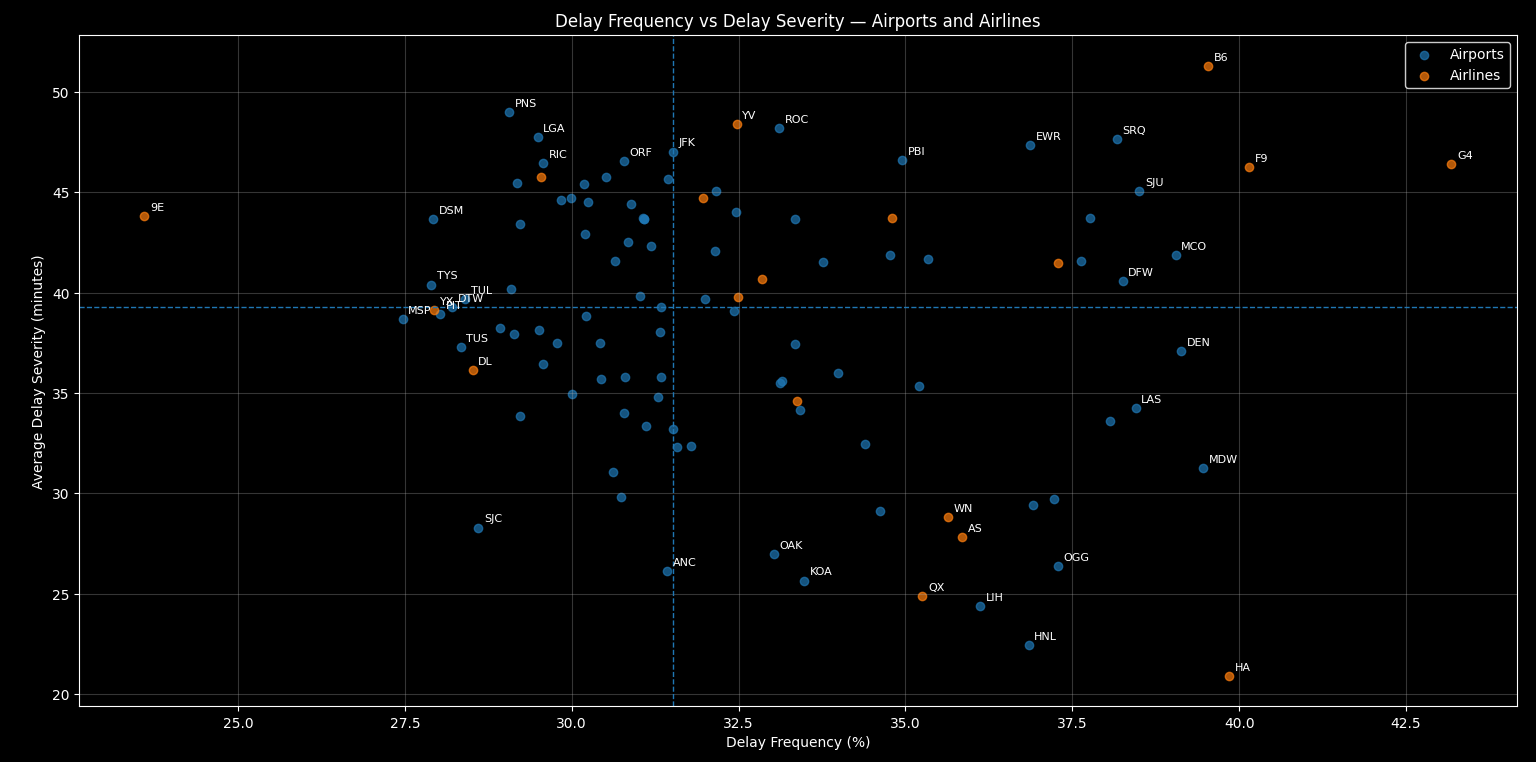

The script that drew this image:
import pandas as pd
import matplotlib.pyplot as plt
from sqlalchemy import create_engine

# ------------------------------------------------------------
# 1) Database connection (PostgreSQL)
# ------------------------------------------------------------

engine = create_engine(
    "postgresql://postgres:1234@localhost:5432/us_flights_analysis"
)

# ------------------------------------------------------------
# 2) Query — Frequency vs Severity (canonical, filtered)
# ------------------------------------------------------------

query = """
WITH frequency AS (
    SELECT
        entity_type,
        entity_code,
        AVG(kpi_value) AS delay_frequency_pct
    FROM mart.kpi_delay_canonical
    WHERE kpi_family = 'frequency'
      AND kpi_name   = 'delayed_flights_pct'
      AND operated_flights >= 1000
    GROUP BY entity_type, entity_code
),
severity AS (
    SELECT
        entity_type,
        entity_code,
        kpi_value AS avg_delay_severity_min
    FROM mart.kpi_delay_canonical
    WHERE kpi_family = 'severity'
      AND kpi_name   = 'avg_delay_severity_[min]'
      AND operated_flights >= 5000
)
SELECT
    s.entity_type,
    s.entity_code,
    f.delay_frequency_pct,
    s.avg_delay_severity_min
FROM severity s
JOIN frequency f
  ON s.entity_type = f.entity_type
 AND s.entity_code = f.entity_code;
"""

df = pd.read_sql(query, engine)

# ------------------------------------------------------------
# 3) Split by entity type
# ------------------------------------------------------------

df_airport = df[df["entity_type"] == "airport"]
df_airline = df[df["entity_type"] == "airline"]

# ------------------------------------------------------------
# 4) Quantile-based labeling rules
# ------------------------------------------------------------

sev_q90 = df["avg_delay_severity_min"].quantile(0.90)
sev_q10 = df["avg_delay_severity_min"].quantile(0.10)

freq_q90 = df["delay_frequency_pct"].quantile(0.90)
freq_q10 = df["delay_frequency_pct"].quantile(0.10)

label_mask = (
    (df["avg_delay_severity_min"] >= sev_q90) |
    (df["avg_delay_severity_min"] <= sev_q10) |
    (df["delay_frequency_pct"]   >= freq_q90) |
    (df["delay_frequency_pct"]   <= freq_q10)
)

df_labels = df[label_mask]

# ------------------------------------------------------------
# 5) Dark theme configuration
# ------------------------------------------------------------

plt.rcParams.update({
    "figure.facecolor": "black",
    "axes.facecolor": "black",
    "axes.edgecolor": "white",
    "axes.labelcolor": "white",
    "xtick.color": "white",
    "ytick.color": "white",
    "text.color": "white",
    "legend.facecolor": "black",
    "legend.edgecolor": "white"
})

# ------------------------------------------------------------
# 6) Scatter plot — Frequency vs Severity
# ------------------------------------------------------------

plt.figure(figsize=(12, 8))

# Airports
plt.scatter(
    df_airport["delay_frequency_pct"],
    df_airport["avg_delay_severity_min"],
    alpha=0.7,
    label="Airports"
)

# Airlines
plt.scatter(
    df_airline["delay_frequency_pct"],
    df_airline["avg_delay_severity_min"],
    alpha=0.7,
    label="Airlines"
)

# ------------------------------------------------------------
# 7) Conditional annotations (best & worst performers)
# ------------------------------------------------------------

for _, row in df_labels.iterrows():
    plt.annotate(
        row["entity_code"],
        (row["delay_frequency_pct"], row["avg_delay_severity_min"]),
        xytext=(4, 4),
        textcoords="offset points",
        fontsize=8
    )

# ------------------------------------------------------------
# 8) Reference lines (global medians)
# ------------------------------------------------------------

plt.axvline(
    df["delay_frequency_pct"].median(),
    linestyle="--",
    linewidth=1
)

plt.axhline(
    df["avg_delay_severity_min"].median(),
    linestyle="--",
    linewidth=1
)

# ------------------------------------------------------------
# 9) Labels and layout
# ------------------------------------------------------------

plt.xlabel("Delay Frequency (%)")
plt.ylabel("Average Delay Severity (minutes)")
plt.title("Delay Frequency vs Delay Severity — Airports and Airlines")

plt.legend()
plt.grid(True, alpha=0.3)
plt.tight_layout()
plt.show()
